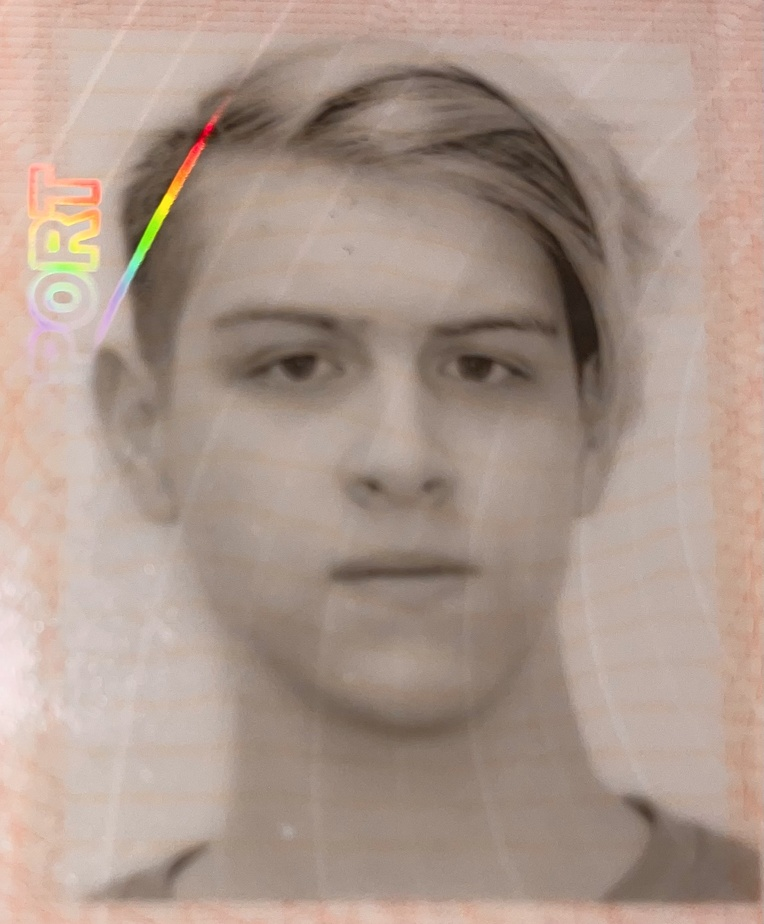
//> input picture prj.cw/images/pivo_2.JPG, 764 x 924 px, shrunk from 1525 x 1844 before the run
$ ./main ../images/pivo_2.JPG   (built with g++ and OpenCV 4)
//> lines starting //> are read from the running program, lines starting //| are printed output that depends on the picture
### prj.cw/include/saturation.h
//
// Created by Константин Гончаров on 20.03.2025.
//

/**
 * @file saturation.h
 * @brief Функции для вычисления карты насыщенности и метрик.
 *
 * Данный модуль содержит функции для вычисления карты насыщенности
 * (определяемой как евклидово расстояние от пикселя до линии R=G=B),
 * визуализации этой карты и вычисления среднеквадратичной ошибки (MSE)
 * для заданных масок.
 */

#ifndef SATURATION_H
#define SATURATION_H

#include <opencv2/opencv.hpp>

/**
 * @brief Вычисляет карту насыщенности для каждого пикселя.
 *
 * Насыщенность определяется как стандартное отклонение значений каналов от их среднего.
 *
 * @param img Изображение в формате CV_32FC3.
 * @return Карта насыщенности в формате CV_32FC1.
 */
cv::Mat computeSaturationMap(const cv::Mat &img);

/**
 * @brief Визуализирует карту насыщенности, нормализуя значения в диапазон [0,255].
 *
 * @param satMap Входная карта насыщенности (CV_32FC1).
 * @return Изображение в градациях серого (CV_8U).
 */
cv::Mat visualizeSaturation(const cv::Mat &satMap);

/**
 * @brief Вычисляет среднеквадратичную ошибку (MSE) для значений насыщенности по заданной маске.
 *
 * @param saturation Карта насыщенности (CV_32FC1).
 * @param mask Бинарная маска (CV_8UC1), где 255 – пиксели, входящие в область.
 * @return Значение MSE.
 */
double computeMSE(const cv::Mat &saturation, const cv::Mat &mask);

#endif // SATURATION_H

### prj.cw/include/white_balance.h
//
// Created by Константин Гончаров on 20.03.2025.
//

/**
 * @file white_balance.h
 * @brief Функции для коррекции баланса белого.
 *
 * Данный модуль содержит функции для преобразования изображения из sRGB
 * в линейное RGB, вычисления среднего цвета, матрицы ковариации,
 * а также для корректировки баланса белого с использованием
 * аддитивно-мультипликативной модели.
 */

#ifndef WHITE_BALANCE_H
#define WHITE_BALANCE_H

#include <opencv2/opencv.hpp>

/**
 * @brief Преобразует значение из sRGB в линейное RGB.
 * @param c Значение канала (в диапазоне [0,1]).
 * @return Значение в линейном RGB.
 */
float sRGBToLin(float c);

/**
 * @brief Преобразует значение из линейного RGB обратно в sRGB.
 * @param c Значение канала (в диапазоне [0,1]).
 * @return Значение в sRGB.
 */
float linToSRGB(float c);

/**
 * @brief Преобразует изображение из sRGB в линейное RGB.
 * @param img Исходное изображение в формате CV_32FC3 с нормированными значениями [0,1].
 * @return Изображение в линейном RGB.
 */
cv::Mat convertToLinRGB(const cv::Mat &img);

/**
 * @brief Корректирует баланс белого изображения в линейном RGB.
 *
 * Алгоритм:
 * 1. Вычисление среднего цвета и матрицы ковариации.
 * 2. Применение PCA для получения главной оси распределения.
 * 3. Определение "серой точки" — пересечение линии (mean + t*axis) с плоскостью,
 *    где сумма каналов равна 1.5 (идеальный центр цветового куба).
 * 4. Вычисление коэффициентов масштабирования для каждого канала.
 * 5. Применение аффинного преобразования: T(x) = D*(x - pGray) + p0.
 *
 * @param linImg Изображение в линейном RGB.
 * @return Скорректированное изображение в линейном RGB.
 */
cv::Mat whiteBalanceCorrection(const cv::Mat &linImg);

/**
 * @brief Преобразует изображение из линейного RGB обратно в sRGB.
 * @param linImg Изображение в линейном RGB.
 * @return Изображение в sRGB.
 */
cv::Mat convertToSRGB(const cv::Mat &linImg);

#endif // WHITE_BALANCE_H

### prj.cw/src/saturation.cpp
//
// Created by Константин Гончаров on 20.03.2025.
//

#include "saturation.h"
#include <opencv2/opencv.hpp>
#include <cmath>

cv::Mat computeSaturationMap(const cv::Mat &img) {
    cv::Mat satMap(img.rows, img.cols, CV_32FC1);
    for (int y = 0; y < img.rows; y++){
        for (int x = 0; x < img.cols; x++){
            cv::Vec3f p = img.at<cv::Vec3f>(y, x);
            float m = (p[0] + p[1] + p[2]) / 3.0f;
            float s = std::sqrt((p[0] - m) * (p[0] - m) +
                                (p[1] - m) * (p[1] - m) +
                                (p[2] - m) * (p[2] - m));
            satMap.at<float>(y, x) = s;
        }
    }
    return satMap;
}

cv::Mat visualizeSaturation(const cv::Mat &satMap) {
    double minVal, maxVal;
    cv::minMaxLoc(satMap, &minVal, &maxVal);
    cv::Mat normSat;
    // Нормализуем карту в диапазон [0,1]
    satMap.convertTo(normSat, CV_32F, 1.0 / (maxVal - minVal), -minVal / (maxVal - minVal));
    cv::Mat satGray;
    // Преобразуем в 8-битное изображение
    normSat.convertTo(satGray, CV_8U, 255.0);
    return satGray;
}

// [17 lines left out: function computeMSE, not called in this run]

### prj.cw/src/white_balance.cpp
//
// Created by Константин Гончаров on 20.03.2025.
//

#include "white_balance.h"
#include <cmath>
#include <algorithm>
#include <opencv2/opencv.hpp>


float sRGBToLin(float c) {
    return (c <= 0.04045f) ? (c / 12.92f) : std::pow((c + 0.055f) / 1.055f, 2.4f);
}

float linToSRGB(float c) {
    return (c <= 0.0031308f) ? (c * 12.92f) : (1.055f * std::pow(c, 1.0f/2.4f) - 0.055f);
}

cv::Mat convertToLinRGB(const cv::Mat &img) {
    cv::Mat linImg = img.clone(); // Копируем изображение
    for (int y = 0; y < linImg.rows; y++){
        for (int x = 0; x < linImg.cols; x++){
            cv::Vec3f &px = linImg.at<cv::Vec3f>(y, x);
            px[0] = sRGBToLin(px[0]);
            px[1] = sRGBToLin(px[1]);
            px[2] = sRGBToLin(px[2]);
        }
    }
    return linImg;
}

cv::Mat convertToSRGB(const cv::Mat &linImg) {
    cv::Mat sImg = linImg.clone();
    for (int y = 0; y < sImg.rows; y++){
        for (int x = 0; x < sImg.cols; x++){
            cv::Vec3f &px = sImg.at<cv::Vec3f>(y, x);
            px[0] = linToSRGB(px[0]);
            px[1] = linToSRGB(px[1]);
            px[2] = linToSRGB(px[2]);
        }
    }
    return sImg;
}

/* Вспомогательные функции, используемые внутри whiteBalanceCorrection */
static cv::Vec3f computeMean(const cv::Mat &img) {
    cv::Scalar m = cv::mean(img);
    return cv::Vec3f(m[0], m[1], m[2]);
}

static cv::Mat computeCovariance(const cv::Mat &img, const cv::Vec3f &meanColor) {
    cv::Mat cov = cv::Mat::zeros(3, 3, CV_32F);
    int total = img.rows * img.cols;
    for (int y = 0; y < img.rows; y++){
        for (int x = 0; x < img.cols; x++){
            cv::Vec3f px = img.at<cv::Vec3f>(y, x);
            cv::Vec3f d = px - meanColor;
            for (int i = 0; i < 3; i++){
                for (int j = 0; j < 3; j++){
                    cov.at<float>(i, j) += d[i] * d[j];
                }
            }
        }
    }
    cov /= float(total);
    return cov;
}

cv::Mat whiteBalanceCorrection(const cv::Mat &linImg) {
    cv::Vec3f meanColor = computeMean(linImg);
    cv::Mat cov = computeCovariance(linImg, meanColor);

    cv::Mat eigenVals, eigenVects;
    cv::eigen(cov, eigenVals, eigenVects);
    cv::Vec3f axis(eigenVects.at<float>(0, 0),
                   eigenVects.at<float>(0, 1),
                   eigenVects.at<float>(0, 2));

    cv::Vec3f p0(0.5f, 0.5f, 0.5f);
    float sumP0 = p0[0] + p0[1] + p0[2];
    float sumMean = meanColor[0] + meanColor[1] + meanColor[2];
    float sumAxis = axis[0] + axis[1] + axis[2];
    float t = 0.f;
    if (std::fabs(sumAxis) > 1e-6f) {
        t = (sumP0 - sumMean) / sumAxis;
    }
    cv::Vec3f pGray = meanColor + axis * t;

    cv::Vec3f k;
    for (int i = 0; i < 3; i++){
        k[i] = (std::fabs(pGray[i]) < 1e-6f) ? 1.f : (p0[i] / pGray[i]);
    }

    cv::Mat corrected = linImg.clone();
    for (int y = 0; y < linImg.rows; y++){
        for (int x = 0; x < linImg.cols; x++){
            cv::Vec3f px = linImg.at<cv::Vec3f>(y, x);
            cv::Vec3f nx;
            for (int c = 0; c < 3; c++){
                nx[c] = k[c] * (px[c] - pGray[c]) + p0[c];
                nx[c] = std::min(std::max(nx[c], 0.f), 1.f);
            }
            corrected.at<cv::Vec3f>(y, x) = nx;
        }
    }
    return corrected;
}

### prj.cw/src/main.cpp
//
// Created by Константин Гончаров on 20.03.2025.
//

#include <opencv2/opencv.hpp>
#include <iostream>
#include "white_balance.h"
#include "saturation.h"

int main(int argc, char** argv) {
    if (argc < 2) {
        std::cerr << "Использование: " << argv[0] << " <исходное изображение> [<маска серой области> <маска голограммы (ориг.)> <маска голограммы (коррект.)>]\n";
        return -1;
    }

    // Обязательная загрузка исходного изображения
    cv::Mat orig = cv::imread(argv[1], cv::IMREAD_COLOR);
//> orig is the input picture: 924 rows x 764 cols, CV_8UC3; mean B, G, R 140.1, 151.8, 172.1
    if (orig.empty()) {
        std::cerr << "Ошибка загрузки исходного изображения!\n";
        return -1;
    }

    // Опциональная загрузка масок
    bool masksProvided = (argc == 5);
    cv::Mat maskGray, maskHologramOrig, maskHologramCorr;

    if (masksProvided) {
        maskGray = cv::imread(argv[2], cv::IMREAD_GRAYSCALE);
        maskHologramOrig = cv::imread(argv[3], cv::IMREAD_GRAYSCALE);
        maskHologramCorr = cv::imread(argv[4], cv::IMREAD_GRAYSCALE);

        if (maskGray.empty() || maskHologramOrig.empty() || maskHologramCorr.empty()) {
            std::cerr << "Ошибка загрузки одной или нескольких масок!\n";
            return -1;
        }
    } else {
        std::cout << "Маски не загружены. Метрики рассчитываться не будут.\n";
    }

    // Коррекция баланса белого
    orig.convertTo(orig, CV_32FC3, 1.0 / 255.0);
//> orig: 924 rows x 764 cols, CV_32FC3
    cv::Mat linOrig = convertToLinRGB(orig);
//> after the loop in convertToLinRGB, `for (int y = 0; y < linImg.rows; y++)`:
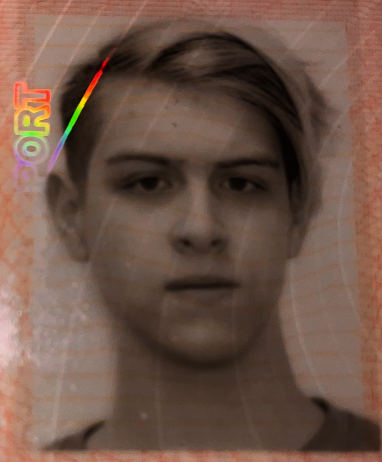
//> linImg: 924 rows x 764 cols, CV_32FC3 (shown at 1/2 size); mean B, G, R 0.284, 0.334, 0.439
    cv::Mat linCorrected = whiteBalanceCorrection(linOrig);
//> in computeMean, `cv::Scalar m = cv::mean(img);`: m = Scalar(0.284, 0.334, 0.439)
//> in whiteBalanceCorrection, `cv::Vec3f meanColor = computeMean(linImg);`: meanColor = [0.284, 0.334, 0.439]
//> after the loop in computeCovariance, `for (int y = 0; y < img.rows; y++)`: cov = [[12015.4, 12473.7, 15055.4], [12473.7, 14285, 17166.9], [15055.4, 17166.9, 23220.4]]
//> in computeCovariance, `cov /= float(total);`: cov = [[0.017, 0.0177, 0.0213], [0.0177, 0.0202, 0.0243], [0.0213, 0.0243, 0.0329]]
//> in whiteBalanceCorrection, `cv::eigen(cov, eigenVals, eigenVects);`: eigenVals = [0.067, 0.00239, 0.000735]; eigenVects = [[0.484, 0.541, 0.688], [0.664, 0.285, -0.692], [-0.57, 0.791, -0.22]]
//> in whiteBalanceCorrection, `cv::Vec3f axis(eigenVects.at<float>(0, 0), eigenVects.at<float>(0, 1),..`: axis = [0.484, 0.541, 0.688]
//> in whiteBalanceCorrection, `float sumMean = meanColor[0] + meanColor[1] + meanColor[2];`: sumMean = 1.06
//> in whiteBalanceCorrection, `float sumAxis = axis[0] + axis[1] + axis[2];`: sumAxis = 1.71
//> in whiteBalanceCorrection, `t = (sumP0 - sumMean) / sumAxis;`: t = 0.259
//> in whiteBalanceCorrection, `cv::Vec3f pGray = meanColor + axis * t;`: pGray = [0.409, 0.474, 0.617]
//> after the loop in whiteBalanceCorrection, `for (int y = 0; y < linImg.rows; y++)`:
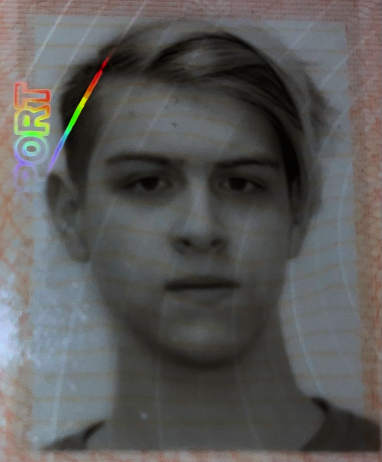
//> corrected: 924 rows x 764 cols, CV_32FC3 (shown at 1/2 size); mean B, G, R 0.346, 0.352, 0.355
    cv::Mat corrected = convertToSRGB(linCorrected);
//> after the loop in convertToSRGB, `for (int y = 0; y < sImg.rows; y++)`:
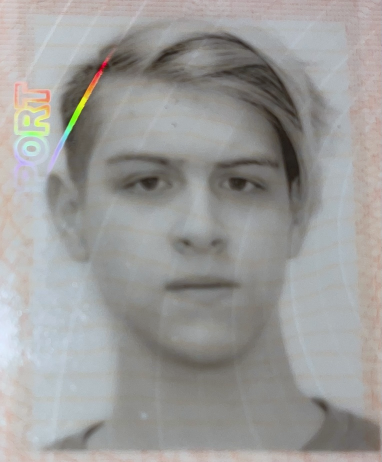
//> sImg: 924 rows x 764 cols, CV_32FC3 (shown at 1/2 size); mean B, G, R 0.602, 0.61, 0.614

    // Карты насыщенности
    cv::Mat satOrig = computeSaturationMap(orig);
//> after the loop in computeSaturationMap, `for (int y = 0; y < img.rows; y++)`:
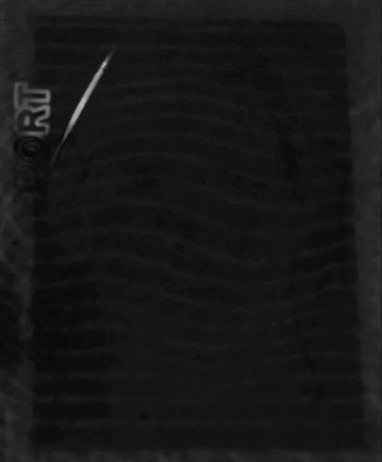
//> satMap: 924 rows x 764 cols, CV_32FC1 (shown at 1/2 size); min 0, max 0.719, mean 0.091
    cv::Mat satCorrected = computeSaturationMap(corrected);
//> after the loop in computeSaturationMap (call 2), `for (int y = 0; y < img.rows; y++)`:
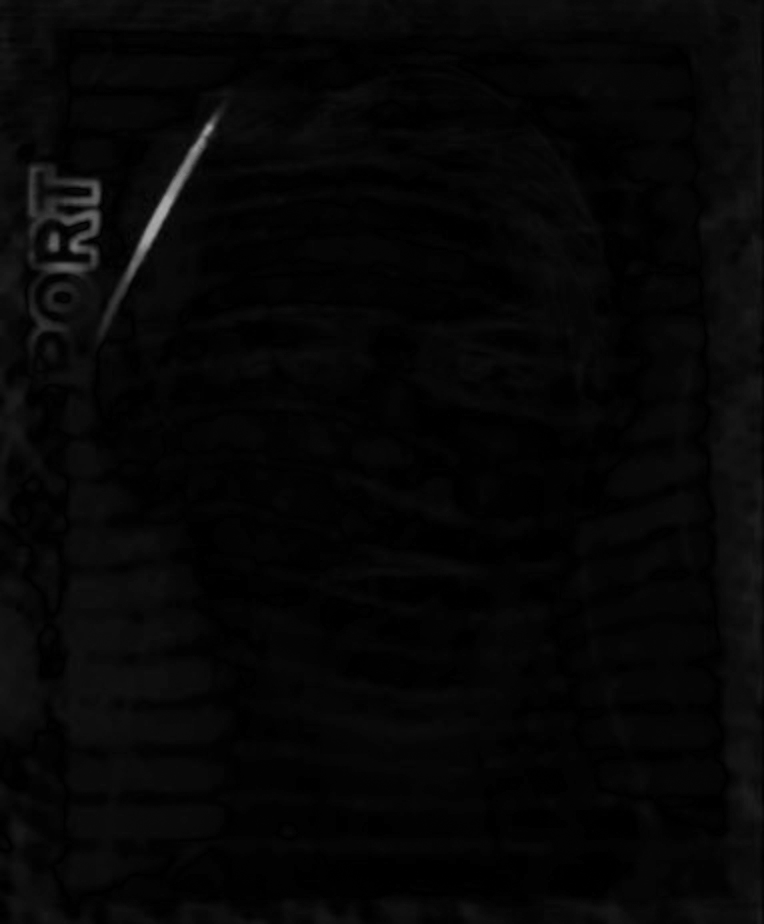
//> satMap: 924 rows x 764 cols, CV_32FC1; min 0.000545, max 0.687, mean 0.0265

    // Визуализация карт насыщенности
    cv::Mat satColorOrig = visualizeSaturation(satOrig);
//> in visualizeSaturation, `cv::minMaxLoc(satMap, &minVal, &maxVal);`: minVal = 0; maxVal = 0.719
    cv::Mat satColorCorrected = visualizeSaturation(satCorrected);

    // Приведение изображений к CV_8UC3
    cv::Mat showOrig, showCorrected;
    orig.convertTo(showOrig, CV_8UC3, 255.0);
    corrected.convertTo(showCorrected, CV_8UC3, 255.0);

    // Отображение изображений
    cv::imshow("Original", showOrig);
    cv::imshow("White balance", showCorrected);
    cv::imshow("Sat Original", satColorOrig);
    cv::imshow("Sat White balance", satColorCorrected);

    // Если маски предоставлены, рассчитываем метрики
    if (masksProvided) {
        double mseGray = computeMSE(satOrig, maskGray);
        double mseHoloOrig = computeMSE(satOrig, maskHologramOrig);
        double mseHoloCorr = computeMSE(satOrig, maskHologramCorr);

        std::cout << "MSE для серой области = " << mseGray << std::endl;
        std::cout << "MSE для голограммы (оригинал) = " << mseHoloOrig << std::endl;
        std::cout << "MSE для голограммы (коррект.) = " << mseHoloCorr << std::endl;

        double ratio = (mseHoloOrig > 1e-9) ? (mseGray / mseHoloOrig) : 0.0;
        std::cout << "Rg/c = " << ratio << std::endl;

        double ratioCorr = (mseHoloCorr > 1e-9) ? (mseGray / mseHoloCorr) : 0.0;
        std::cout << "Rg/c (после коррекции) = " << ratioCorr << std::endl;
    }

    cv::waitKey(0);
    return 0;
}

$ run again, on prj.cw/images/pivo_3_white_balance4.jpg
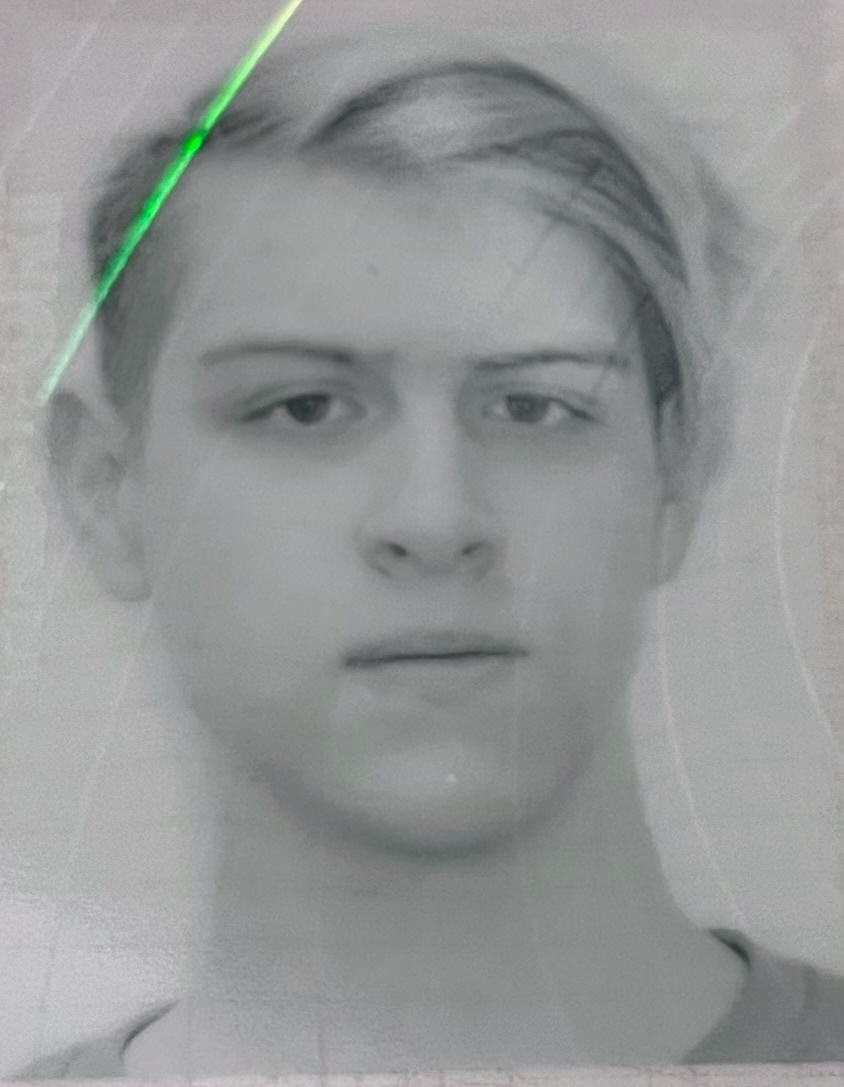
//> input picture prj.cw/images/pivo_3_white_balance4.jpg, 844 x 1087 px
//> orig is the input picture: 1087 rows x 844 cols, CV_8UC3; mean B, G, R 151, 151.3, 148.8
//> orig: 1087 rows x 844 cols, CV_32FC3
//> after the loop in convertToLinRGB, `for (int y = 0; y < linImg.rows; y++)`:
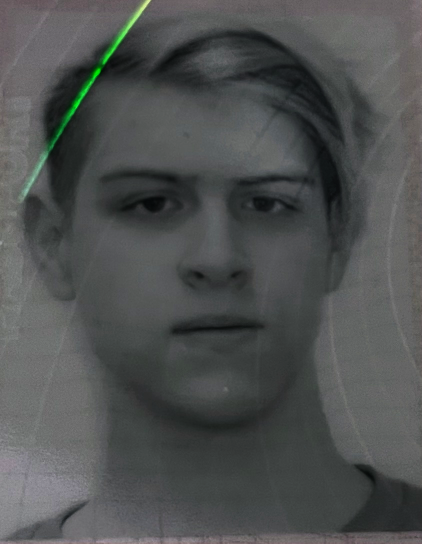
//> linImg: 1087 rows x 844 cols, CV_32FC3 (shown at 1/2 size); mean B, G, R 0.319, 0.321, 0.311
//> m = Scalar(0.319, 0.321, 0.311)
//> meanColor = [0.319, 0.321, 0.311]
//> after the loop in computeCovariance, `for (int y = 0; y < img.rows; y++)`: cov = [[8709.3, 8337.5, 9124.6], [8337.5, 8878.7, 8750.8], [9124.6, 8750.8, 9747.3]]
//> in computeCovariance, `cov /= float(total);`: cov = [[0.00949, 0.00909, 0.00995], [0.00909, 0.00968, 0.00954], [0.00995, 0.00954, 0.0106]]
//> eigenVals = [0.029, 0.0007, 9.34e-05]; eigenVects = [[0.568, 0.563, 0.6], [-0.33, 0.824, -0.461], [0.754, -0.0635, -0.654]]
//> axis = [0.568, 0.563, 0.6]
//> sumMean = 0.951
//> sumAxis = 1.73
//> t = 0.317
//> pGray = [0.499, 0.499, 0.501]
//> after the loop in computeSaturationMap, `for (int y = 0; y < img.rows; y++)`:
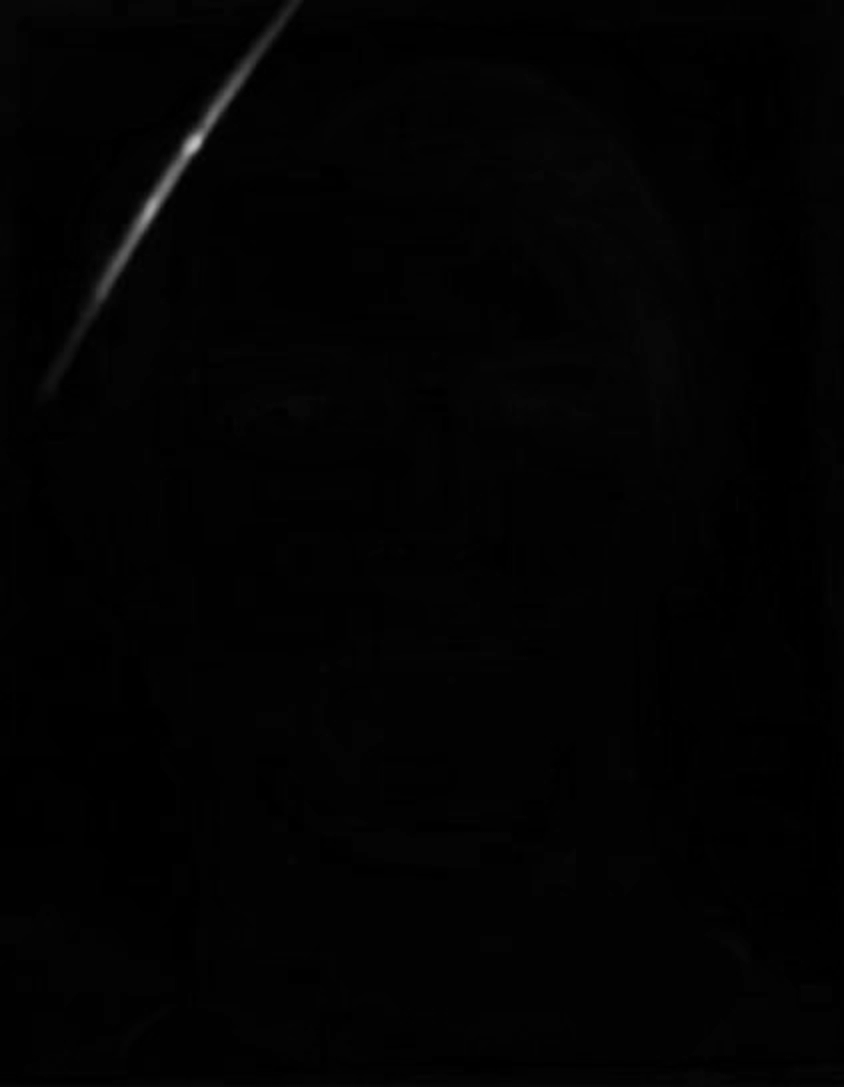
//> satMap: 1087 rows x 844 cols, CV_32FC1; min 0, max 0.759, mean 0.0119
//> minVal = 0; maxVal = 0.759
